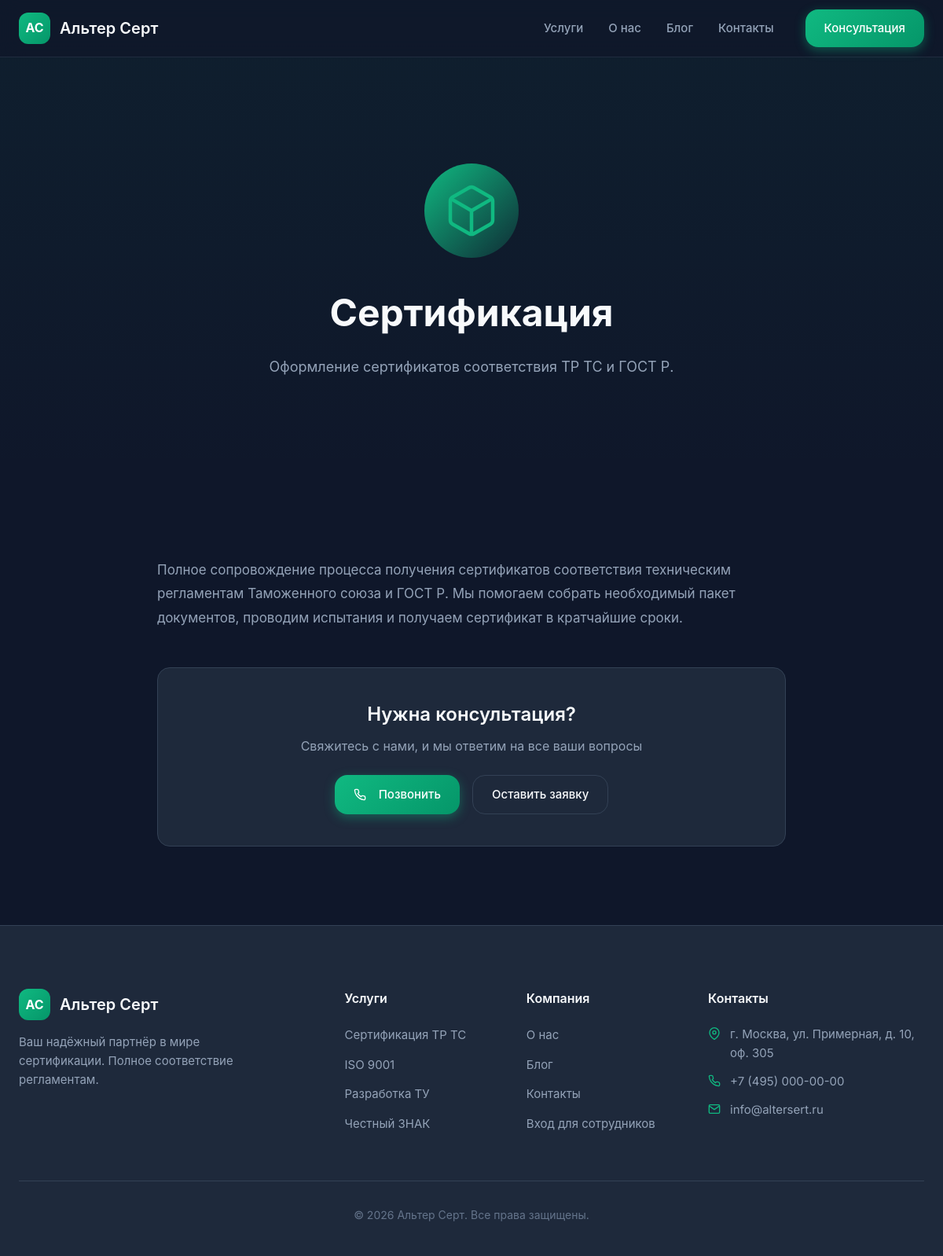
The page /services/certification/ on the database its author committed.
### main/models.py (models this page shows, shortened)
class SiteSettings(models.Model):
    site_name = models.CharField('Название сайта', max_length=100, default='Альтер Серт')
    logo = models.ImageField('Логотип', upload_to='site/', blank=True, null=True)
    hero_title = models.CharField('Заголовок Hero', max_length=200, default='Профессиональная Сертификация и Легализация')
    hero_subtitle = models.TextField('Подзаголовок Hero', default='Ваш надёжный партнёр в мире сертификации. Полное соответствие законодательству и регламентам.')
    hero_image = models.ImageField('Изображение Hero', upload_to='site/', blank=True, null=True)
    hero_button_primary = models.CharField('Текст основной кнопки', max_length=50, default='Рассчитать стоимость')
    hero_button_secondary = models.CharField('Текст вторичной кнопки', max_length=50, default='Получить консультацию')
    hero_badge_1 = models.CharField('Бейдж 1', max_length=50, default='100% Легально')
    hero_badge_2 = models.CharField('Бейдж 2', max_length=50, default='Быстрее на 40%')
    services_title = models.CharField('Заголовок услуг', max_length=100, default='Наши Услуги')
    services_subtitle = models.TextField('Подзаголовок услуг', default='Полный спектр услуг по легализации продукции. От разработки документов до получения сертификатов.')
    why_us_title = models.CharField('Заголовок "Почему мы"', max_length=100, default='Почему Альтер Серт?')
    why_us_subtitle = models.TextField('Подзаголовок "Почему мы"', default='Мы объединили многолетний опыт экспертов и передовые технологии для вашего спокойствия.')
    how_it_works_title = models.CharField('Заголовок "Как мы работаем"', max_length=100, default='Как мы работаем')
    contact_title = models.CharField('Заголовок контактов', max_length=100, default='Оставить заявку')
    contact_subtitle = models.TextField('Подзаголовок контактов', default='Заполните форму, и мы свяжемся с вами в течение 15 минут для расчёта стоимости.')
    footer_text = models.TextField('Текст в футере', default='Ваш надёжный партнёр в мире сертификации. Полное соответствие регламентам.')
    address = models.CharField('Адрес', max_length=200, default='г. Москва, ул. Примерная, д. 10, оф. 305')
    phone = models.CharField('Телефон', max_length=50, default='+7 (495) 000-00-00')
    email = models.EmailField('Email', default='info@altersert.ru')
    telegram = models.URLField('Telegram', blank=True, null=True)
    whatsapp = models.URLField('WhatsApp', blank=True, null=True)
    created_at = models.DateTimeField('Создано', auto_now_add=True)
    updated_at = models.DateTimeField('Обновлено', auto_now=True)
    class Meta:
        verbose_name = 'Настройки сайта'
        verbose_name_plural = 'Настройки сайта'

class Service(models.Model):
    title = models.CharField('Название услуги', max_length=100)
    slug = models.SlugField('URL', unique=True)
    short_description = models.TextField('Краткое описание', max_length=200)
    full_description = models.TextField('Полное описание', blank=True)
    icon = models.CharField('Иконка (SVG или класс)', max_length=500, blank=True, help_text='SVG код или CSS класс иконки')
    image = models.ImageField('Изображение', upload_to='services/', blank=True, null=True)
    order = models.PositiveIntegerField('Порядок', default=0)
    is_active = models.BooleanField('Активно', default=True)
    created_at = models.DateTimeField('Создано', auto_now_add=True)
    updated_at = models.DateTimeField('Обновлено', auto_now=True)
    class Meta:
        verbose_name = 'Услуга'
        verbose_name_plural = 'Услуги'
        ordering = ['order', 'title']

### main/views.py (the view)
# urls.py: path('services/<slug:slug>/', views.service_detail, name='service_detail'),
def service_detail(request, slug):
    site_settings, _ = SiteSettings.objects.get_or_create(pk=1)
    service = Service.objects.get(slug=slug, is_active=True)
    context = {
        'site_settings': site_settings,
        'service': service,
    }
    return render(request, 'main/service_detail.html', context)

### main/context_processors.py (called while the page is built)
def site_settings(request):
    try:
        settings_obj = SiteSettings.objects.first()
        if not settings_obj:
            settings_obj = SiteSettings.objects.create()
    except:
        settings_obj = None
    return {
        'site_settings': settings_obj,
    }

### templates/main/service_detail.html (shortened to what this page needs)
{% extends 'base.html' %}
{% load static %}
{% block content %}
<section class="page-hero">
    <div class="container">
        <div class="hero-content-center">
            <div class="service-icon-large">
            </div>
            <h1 class="page-title">{{ service.title|default:"Услуга" }}</h1>
            <p class="page-subtitle">{{ service.short_description|default:"Профессиональное оформление документов" }}</p>
        </div>
    </div>
</section>
<section class="service-content">
    <div class="container">
        <div class="service-detail">
            <div class="service-main">
                <div class="service-description">
                    {% if service.full_description %}
                        {{ service.full_description|linebreaks }}
                    {% else %}
                        <p>Подробная информация об услуге будет добавлена в ближайшее время.</p>
                        <p>Для получения консультации свяжитесь с нами по телефону или оставьте заявку на сайте.</p>
                    {% endif %}
                </div>
            </div>
            <div class="service-cta">
                <h3>Нужна консультация?</h3>
                <p>Свяжитесь с нами, и мы ответим на все ваши вопросы</p>
                <div class="service-buttons">
                    <a href="tel:{{ site_settings.phone|default:'+74950000000' }}" class="btn btn-primary">
                        Позвонить
                    </a>
                    <a href="{% url 'index' %}#contact" class="btn btn-secondary">Оставить заявку</a>
                </div>
            </div>
        </div>
    </div>
</section>
{% endblock %}

### templates/base.html (shortened to what this page needs)
{% load static %}
<!DOCTYPE html>
<html lang="ru">
<head>
    <link rel="stylesheet" href="{% static 'css/style.css' %}">
</head>
<body>
    <nav class="navbar" id="navbar">
        <div class="container">
            <a href="{% url 'index' %}" class="logo">
                <div class="logo-icon">АС</div>
                <span class="logo-text">{{ site_settings.site_name|default:"Альтер Серт" }}</span>
            </a>
            <ul class="nav-menu" id="navMenu">
                <li><a href="{% url 'index' %}#services" class="nav-link">Услуги</a></li>
                <li><a href="{% url 'about' %}" class="nav-link">О нас</a></li>
                <li><a href="{% url 'blog' %}" class="nav-link">Блог</a></li>
                <li><a href="{% url 'contacts' %}" class="nav-link">Контакты</a></li>
                <li><a href="{% url 'index' %}#contact" class="btn btn-primary nav-btn">Консультация</a></li>
            </ul>
        </div>
    </nav>
    <main>
        {% block content %}{% endblock %}
    </main>
    <footer class="footer">
        <div class="container">
            <div class="footer-grid">
                <div class="footer-brand">
                    <a href="{% url 'index' %}" class="logo">
                        <div class="logo-icon">АС</div>
                        <span class="logo-text">{{ site_settings.site_name|default:"Альтер Серт" }}</span>
                    </a>
                    <p class="footer-text">{{ site_settings.footer_text|default:"Ваш надёжный партнёр в мире сертификации. Полное соответствие регламентам." }}</p>
                </div>
                <div class="footer-section">
                    <h4 class="footer-title">Услуги</h4>
                    <ul class="footer-links">
                        <li><a href="{% url 'index' %}#services">Сертификация ТР ТС</a></li>
                        <li><a href="{% url 'index' %}#services">ISO 9001</a></li>
                        <li><a href="{% url 'index' %}#services">Разработка ТУ</a></li>
                        <li><a href="{% url 'index' %}#services">Честный ЗНАК</a></li>
                    </ul>
                </div>
                <div class="footer-section">
                    <h4 class="footer-title">Компания</h4>
                    <ul class="footer-links">
                        <li><a href="{% url 'about' %}">О нас</a></li>
                        <li><a href="{% url 'blog' %}">Блог</a></li>
                        <li><a href="{% url 'contacts' %}">Контакты</a></li>
                        <li><a href="/admin/">Вход для сотрудников</a></li>
                    </ul>
                </div>
                <div class="footer-section">
                    <h4 class="footer-title">Контакты</h4>
                    <ul class="footer-contacts">
                        <li>
                            <svg width="16" height="16" viewBox="0 0 24 24" fill="none" stroke="currentColor" stroke-width="2">
                                <path d="M21 10c0 7-9 13-9 13s-9-6-9-13a9 9 0 0118 0z"></path>
                                <circle cx="12" cy="10" r="3"></circle>
                            </svg>
                            {{ site_settings.address|default:"г. Москва, ул. Примерная, д. 10, оф. 305" }}
                        </li>
                        <li>
                            <a href="tel:{{ site_settings.phone|default:'+74950000000' }}">{{ site_settings.phone|default:"+7 (495) 000-00-00" }}</a>
                        </li>
                        <li>
                            <svg width="16" height="16" viewBox="0 0 24 24" fill="none" stroke="currentColor" stroke-width="2">
                                <path d="M4 4h16c1.1 0 2 .9 2 2v12c0 1.1-.9 2-2 2H4c-1.1 0-2-.9-2-2V6c0-1.1.9-2 2-2z"></path>
                                <polyline points="22,6 12,13 2,6"></polyline>
                            </svg>
                            <a href="mailto:{{ site_settings.email|default:'info@altersert.ru' }}">{{ site_settings.email|default:"info@altersert.ru" }}</a>
                        </li>
                    </ul>
                </div>
            </div>
            <div class="footer-bottom">
                <p>&copy; {% now "Y" %} {{ site_settings.site_name|default:"Альтер Серт" }}. Все права защищены.</p>
            </div>
        </div>
    </footer>
</body>
</html>

### templates/main/service_detail.html (style rules this page uses)
.hero-content-center { display: flex; flex-direction: column; align-items: center; justify-content: center; text-align: center; padding: 3rem 0; }
.service-icon-large { display: inline-flex; align-items: center; justify-content: center; width: 120px; height: 120px; background: linear-gradient(135deg, var(--primary) 0%, rgba(16, 185, 129, 0.1) 100%); border-radius: 50%; margin-bottom: 2rem; color: var(--primary); }
.service-icon-large svg { width: 60%; height: 60%; color: var(--primary); }
.service-main { margin-bottom: 3rem; }
.service-buttons { display: flex; gap: 1rem; justify-content: center; flex-wrap: wrap; }
.btn { display: inline-flex; align-items: center; justify-content: center; }

### rows shown on the page
SiteSettings: site_name "Альтер Серт", footer_text "Ваш надёжный партнёр в мире сертификации. Полное соответствие регламентам.", address "г. Москва, ул. Примерная, д. 10, оф. 305", phone "+7 (495) 000-00-00", email "info@altersert.ru"
Service: title "Сертификация", short_description "Оформление сертификатов соответствия ТР ТС и ГОСТ Р.", full_description "Полное сопровождение процесса получения сертификатов соответствия техническим регламентам Таможенного союза и ГОСТ Р. Мы помогаем собрать необходимый пакет документов, проводим испытания и получаем сертификат в кратчайшие сроки."
